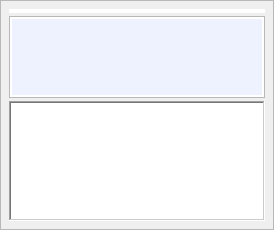
           <widget class="QFrame" name="rightBox">
            <property name="sizePolicy">
             <sizepolicy hsizetype="Preferred" vsizetype="Preferred">
              <horstretch>0</horstretch>
              <verstretch>0</verstretch>
             </sizepolicy>
            </property>
            <property name="minimumSize">
             <size>
              <width>0</width>
              <height>0</height>
             </size>
            </property>
            <property name="styleSheet">
             <string notr="true">QFrame#rightBox{
	margin-top: -1px;
	margin-right: -1px;
	margin-bottom: -1px;
    background-color:  #ffffff;
    border: 1px solid rgba(0, 0, 0, 15%);
	background-color: rgb(245, 249, 254);
}
QFrame#rightbox_top{
	border:2px solid rgb(255, 255, 255);
	background-color: rgb(238, 242, 255);
}

QFrame#main_leftbox{
	border:2px solid rgb(255, 255, 255);
	background-color: rgb(238, 242, 255);
}
QFrame#main_rightbox{
	border:2px solid rgb(255, 255, 255);
	background-color: rgb(238, 242, 255);
}
/*QFrame#rightbox_bottom{
	border:2px solid rgb(255, 255, 255);
}*/</string>
            </property>
            <property name="frameShape">
             <enum>QFrame::Shape::StyledPanel</enum>
            </property>
            <property name="frameShadow">
             <enum>QFrame::Shadow::Raised</enum>
            </property>
            <layout class="QVBoxLayout" name="verticalLayout_5" stretch="0,86,0">
             <property name="spacing">
              <number>3</number>
             </property>
             <property name="leftMargin">
              <number>8</number>
             </property>
             <property name="topMargin">
              <number>8</number>
             </property>
             <property name="rightMargin">
              <number>8</number>
             </property>
             <property name="bottomMargin">
              <number>8</number>
             </property>
             <item>
              <widget class="QFrame" name="rightbox_top">
               <property name="styleSheet">
                <string notr="true"/>
               </property>
               <property name="frameShape">
                <enum>QFrame::Shape::StyledPanel</enum>
               </property>
               <property name="frameShadow">
                <enum>QFrame::Shadow::Raised</enum>
               </property>
               <layout class="QHBoxLayout" name="horizontalLayout_14">
                <property name="leftMargin">
                 <number>0</number>
                </property>
                <property name="topMargin">
                 <number>0</number>
                </property>
                <property name="rightMargin">
                 <number>0</number>
                </property>
                <property name="bottomMargin">
                 <number>0</number>
                </property>
               </layout>
              </widget>
             </item>
             <item>
              <widget class="QFrame" name="rightbox_main">
               <property name="styleSheet">
                <string notr="true"/>
               </property>
               <property name="frameShape">
                <enum>QFrame::Shape::StyledPanel</enum>
               </property>
               <property name="frameShadow">
                <enum>QFrame::Shadow::Raised</enum>
               </property>
               <layout class="QHBoxLayout" name="horizontalLayout_9">
                <property name="spacing">
                 <number>0</number>
                </property>
                <property name="leftMargin">
                 <number>0</number>
                </property>
                <property name="topMargin">
                 <number>0</number>
                </property>
                <property name="rightMargin">
                 <number>0</number>
                </property>
                <property name="bottomMargin">
                 <number>0</number>
                </property>
                <item>
                 <widget class="QSplitter" name="splitter">
                  <property name="orientation">
                   <enum>Qt::Orientation::Horizontal</enum>
                  </property>
                  <widget class="QLabel" name="main_rightbox">
                   <property name="minimumSize">
                    <size>
                     <width>200</width>
                     <height>80</height>
                    </size>
                   </property>
                   <property name="text">
                    <string/>
                   </property>
                   <property name="alignment">
                    <set>Qt::AlignmentFlag::AlignCenter</set>
                   </property>
                  </widget>
                 </widget>
                </item>
               </layout>
              </widget>
             </item>
             <item>
              <widget class="QTextEdit" name="user_info">
               <property name="minimumSize">
                <size>
                 <width>110</width>
                 <height>110</height>
                </size>
               </property>
               <property name="maximumSize">
                <size>
                 <width>16777215</width>
                 <height>120</height>
                </size>
               </property>
               <property name="cursor" stdset="0">
                <cursorShape>CrossCursor</cursorShape>
               </property>
               <property name="mouseTracking">
                <bool>true</bool>
               </property>
               <property name="tabletTracking">
                <bool>true</bool>
               </property>
               <property name="focusPolicy">
                <enum>Qt::FocusPolicy::NoFocus</enum>
               </property>
               <property name="acceptDrops">
                <bool>true</bool>
               </property>
               <property name="frameShape">
                <enum>QFrame::Shape::WinPanel</enum>
               </property>
               <property name="undoRedoEnabled">
                <bool>false</bool>
               </property>
               <property name="textInteractionFlags">
                <set>Qt::TextInteractionFlag::NoTextInteraction</set>
               </property>
              </widget>
             </item>
            </layout>
           </widget>
